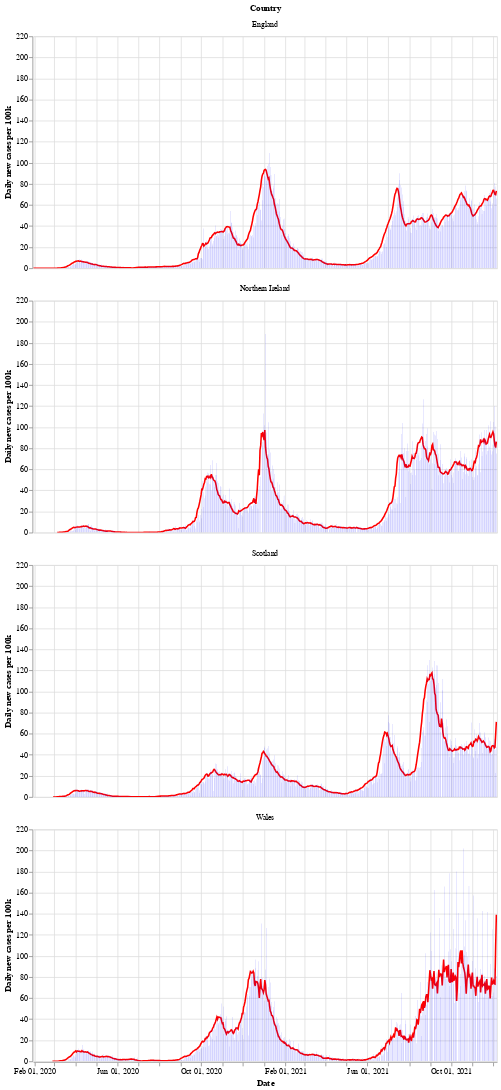

Notebook code for this chart:
### Markdown cell above
Next is a bar chart of the number of new cases in each country (per 100k population), with the 7 day moving average of cases. Again we see that Wales saw a longer period of raising and falling cases compared to the other countries.

After a period of cases falling, each nation is now seeing a rise in the number of cases - especially in Wales.

### Code cell
# collapse
bars = alt.Chart(uk_cases).mark_bar().encode(
    x=alt.X("yearmonthdate(date):T", axis=alt.Axis(title='Date')),
    y=alt.Y("newCasesRate:Q", axis=alt.Axis(title='Daily new cases per 100k')),
    tooltip='newCasesRate',
    color=alt.condition(
        alt.datum.dailyChange > 0,
        alt.value("orange"),  # The positive color
        alt.value("blue")  # The negative color
    )
).properties(title='New cases per 100k population with rolling 7 day average', width=600).interactive()
line = alt.Chart(uk_cases).mark_line(
    color='red',
    size=2,
).transform_window(
    rolling_mean='mean(newCasesRate)',
    frame=[0, 7],
    groupby=['areaName']
).encode(
    x='yearmonthdate(date):T',
    y='rolling_mean:Q'
)
alt.layer(line, bars, data=uk_cases).facet(alt.Row('areaName', title='Country'), columns=1)

### Figure 1 — Vega-Lite specification as saved in the notebook (floating-point values rounded to 4 significant figures; data arrays with more than 128 entries replaced by an {"elided": "..."} marker saying what was removed)
{"config": {"view": {"continuousWidth": 400, "continuousHeight": 300}}, "data": {"name": "data-eafec3da29ce2c1c6c66eb4691ecb64f"}, "facet": {"type": "nominal", "field": "areaName", "title": "Country"}, "spec": {"layer": [{"mark": {"type": "line", "color": "red", "size": 2}, "encoding": {"x": {"type": "temporal", "field": "date", "timeUnit": "yearmonthdate"}, "y": {"type": "quantitative", "field": "rolling_mean"}}, "transform": [{"window": [{"op": "mean", "field": "newCasesRate", "as": "rolling_mean"}], "frame": [0, 7], "groupby": ["areaName"]}]}, {"mark": "bar", "encoding": {"color": {"condition": {"value": "orange", "test": "(datum.dailyChange > 0)"}, "value": "blue"}, "tooltip": {"type": "quantitative", "field": "newCasesRate"}, "x": {"type": "temporal", "axis": {"title": "Date"}, "field": "date", "timeUnit": "yearmonthdate"}, "y": {"type": "quantitative", "axis": {"title": "Daily new cases per 100k"}, "field": "newCasesRate"}}, "selection": {"selector002": {"type": "interval", "bind": "scales", "encodings": ["x", "y"]}}, "title": "New cases per 100k population with rolling 7 day average", "width": 600}]}, "columns": 1, "$schema": "https://vega.github.io/schema/vega-lite/v4.8.1.json", "datasets": {"data-eafec3da29ce2c1c6c66eb4691ecb64f": {"elided": "2616 records"}}}
